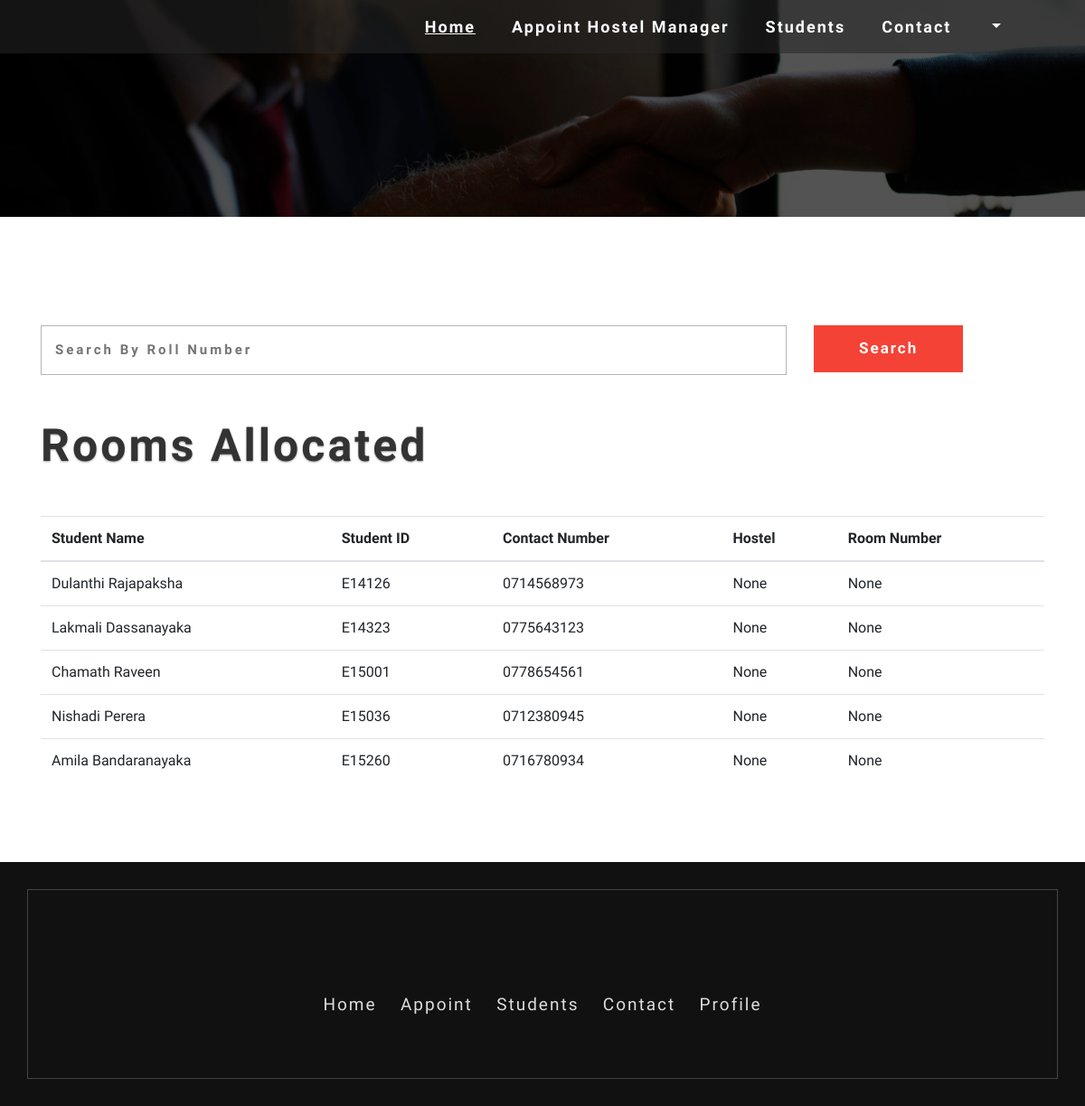
The page /admin/students.php on the database its author committed.
### tables this page shows
CREATE TABLE `Student` (
  `Student_id` varchar(255) NOT NULL,
  `Fname` varchar(255) NOT NULL,
  `Lname` varchar(255) NOT NULL,
  `Mob_no` varchar(255) NOT NULL,
  `Dept` varchar(255) NOT NULL,
  `Year_of_study` varchar(255) NOT NULL,
  `Pwd` longtext NOT NULL,
  `Hostel_id` int(10) DEFAULT NULL,
  `Room_id` int(10) DEFAULT NULL,
  PRIMARY KEY (`Student_id`),
  KEY `Hostel_id` (`Hostel_id`),
  KEY `Room_id` (`Room_id`),
  CONSTRAINT `Student_ibfk_1` FOREIGN KEY (`Hostel_id`) REFERENCES `Hostel` (`Hostel_id`),
  CONSTRAINT `Student_ibfk_2` FOREIGN KEY (`Room_id`) REFERENCES `Room` (`Room_id`)
);

### admin/students.php (the view, shortened to what this page needs)
<?php
  require '../includes/config.inc.php';
?>
<!DOCTYPE html>
<html lang="en">
<head>
	<link rel="stylesheet" href="../web_home/css_home/bootstrap.css">
	<link rel="stylesheet" href="../web_home/css_home/style.css" type="text/css" media="all" />
	<link rel="stylesheet" href="../web_home/css_home/fontawesome-all.css">
</head>
<body>
<div class="inner-page-banner" id="home">
	<header>
		<div class="container agile-banner_nav">
			<nav class="navbar navbar-expand-lg navbar-light bg-light">
				<div class="collapse navbar-collapse justify-content-center" id="navbarSupportedContent">
					<ul class="navbar-nav ml-auto">
						<li class="nav-item active">
							<a class="nav-link" href="admin_home.php">Home <span class="sr-only">(current)</span></a>
						</li>
						<li class="nav-item">
							<a class="nav-link" href="create_hm.php">Appoint Hostel Manager</a>
						</li>
						<li class="nav-item">
							<a class="nav-link" href="students.php">Students</a>
						</li>
						<li class="nav-item">
							<a class="nav-link" href="admin_contact.php">Contact</a>
						</li>
			            <li class="dropdown nav-item">
						<a href="#" class="dropdown-toggle nav-link" data-toggle="dropdown"><?php echo $_SESSION['username']; ?>
						</a>
					</li>
					</ul>
				</div>
			</nav>
		</div>
	</header>
</div>
<br><br><br>
<section class="contact py-5">
	<div class="container">
			<div class="mail_grid_w3l">
				<form action="students.php" method="post">
					<div class="row">
					        <div class="col-md-9">
							<input type="text" placeholder="Search by Roll Number" name="search_box">
							</div>
							<div class="col-md-3">
							<input type="submit" value="Search" name="search"></input>
							</div>
					</div>
				</form>
			</div>
	</div>
</section>
<div class="container">
<h2 class="heading text-capitalize mb-sm-5 mb-4"> Rooms Allocated </h2>
<?php
   $query1 = "SELECT * FROM Student";
   $result1 = mysqli_query($conn,$query1);
?>
  <table class="table table-hover">
    <thead>
      <tr>
        <th>Student Name</th>
        <th>Student ID</th>
        <th>Contact Number</th>
        <th>Hostel</th>
        <th>Room Number</th>
      </tr>
    </thead>
    <tbody>
    <?php
      if(mysqli_num_rows($result1)==0){
         echo '<tr><td colspan="4">No Rows Returned</td></tr>';
      }
      else{
      	while($row1 = mysqli_fetch_assoc($result1)){
            $room_id = $row1['Room_id'];
            $HID = $row1['Hostel_id'];
            $query7 = "SELECT * FROM Room WHERE Room_id = '$room_id'";
            $result7 = mysqli_query($conn,$query7);
            $row7 = mysqli_fetch_assoc($result7);
            $room_no = $row7['Room_No'];
            $query99 = "SELECT * FROM Hostel WHERE Hostel_id = '$HID'";
            $result99 = mysqli_query($conn,$query99);
            $row99 = mysqli_fetch_assoc($result99);
            $HNM = $row99['Hostel_name'];
            if (!$HNM) {
              $HNM='None';
            }
            if(!$room_no){
              $room_no='None';
            }
            $student_name = $row1['Fname']." ".$row1['Lname'];
      		echo "<tr><td>{$student_name}</td><td>{$row1['Student_id']}</td><td>{$row1['Mob_no']}</td><td>{$HNM}</td><td>{$room_no}</td></tr>\n";
      	}
      }
    ?>
    </tbody>
  </table>
</div>
<br>
<br>
<br>
<footer class="py-5">
	<div class="container py-md-5">
		<div class="footer-grid">
			<div class="list-footer">
				<ul class="footer-nav text-center">
					<li>
						<a href="admin_home.php">Home</a>
					</li>
					<li>
						<a href="create_hm.php">Appoint</a>
					</li>
					<li>
						<a href="students.php">Students</a>
					</li>
					<li>
						<a href="admin_contact.php">Contact</a>
					</li>
					<li>
						<a href="admin_profile.php">Profile</a>
					</li>
				</ul>
			</div>
		</div>
	</div>
</footer>
</body>
</html>

### web_home/css_home/style.css (style rules this page uses)
body { padding:0; margin:0; position:relative; font-family: 'Poiret One', cursive; }
body a { transition:0.5s all; -webkit-transition:0.5s all; -moz-transition:0.5s all; -o-transition:0.5s all; -ms-transition:0.5s all; }
input[type="button"],input[type="submit"],.contact-form input[type="submit"] { transition:0.5s all; -webkit-transition:0.5s all; -moz-transition:0.5s all; -o-transition:0.5s all; -ms-transition:0.5s all; }
h1,h2,h3,h4,h5,h6 { margin:0; }
ul { margin:0; padding:0; }
header { position: absolute; z-index: 9; width: 100%; background: rgba(37, 37, 37, 0.54); }
.bg-light { background-color: transparent !important; }
.navbar-nav > li { margin-right: 1.5em; }
.navbar-light .navbar-nav .show > .nav-link, .navbar-light .navbar-nav .active > .nav-link, .navbar-light .navbar-nav .nav-link.show, .navbar-light .navbar-nav .nav-link.active { color: #fff; font-size: 18px; font-weight: 700; letter-spacing: 2px; text-decoration: underline; }
.navbar-light .navbar-nav .nav-link { color: #fff; font-size: 18px; font-weight: 700; letter-spacing: 2px; }
h3.heading,h2.heading { font-size: 50px; font-weight: 700; letter-spacing: 3px; color: #333; text-shadow: 0 1px 2px rgba(0, 0, 0, 0.4); }
footer { background: #111; position: relative; z-index: 1; }
footer:after { position: absolute; content: ''; left: 30px; right: 30px; bottom: 30px; top: 30px; border: 1px solid #444; z-index: -1; }
.footer-nav li { list-style-type: none; display: inline-block; margin: 0px .7em; border-bottom: 2px solid rgba(226, 222, 222, 0); }
ul.footer-nav li a { color: #ddd; font-size: 19px; letter-spacing: 2px; display: inline-block; }
.inner-page-banner { background: url(../images/1.jpg) no-repeat center; height: 20vw; background-size: cover; }
.mail_grid_w3l input[type="text"], .mail_grid_w3l input[type="email"],.mail_grid_w3l input[type="number"],.mail_grid_w3l input[type="password"], .mail_grid_w3l textarea { outline: none; padding: 15px; font-size: 15px; color: #777; background: none; width: 100%; border: 1px solid #b5b5b5; letter-spacing: 3px; font-weight: bold; text-transform: capitalize; }
.mail_grid_w3l input[type="submit"] { outline: none; padding: 13px 50px; font-size: 17px; color: #fff; font-weight: 600; background: #F44336; border: none; text-transform: capitalize; letter-spacing: 2px; }

### rows shown on the page
student: student_name "Dulanthi Rajapaksha", Student_id "E14126", Mob_no "0714568973", HNM "None", room_no "None"
student: student_name "Lakmali Dassanayaka", Student_id "E14323", Mob_no "0775643123", HNM "None", room_no "None"
student: student_name "Chamath Raveen", Student_id "E15001", Mob_no "0778654561", HNM "None", room_no "None"
student: student_name "Nishadi Perera", Student_id "E15036", Mob_no "0712380945", HNM "None", room_no "None"
student: student_name "Amila Bandaranayaka", Student_id "E15260", Mob_no "0716780934", HNM "None", room_no "None"
